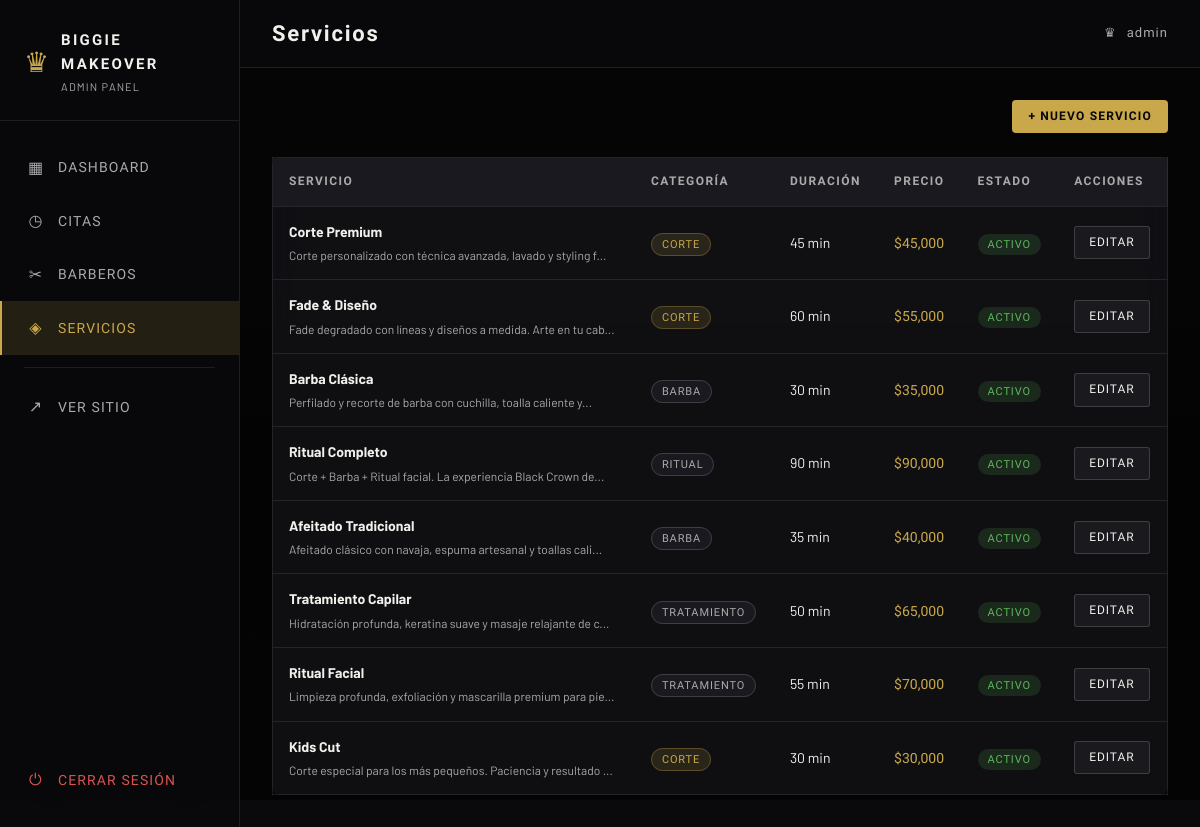
/admin/servicios (signed in), run on the app's committed database.
### models/admin_model.py (models this page shows, shortened)
class Admin(UserMixin, db.Model):
    __tablename__ = 'admins'
    id = db.Column(db.Integer, primary_key=True)
    username = db.Column(db.String(80), unique=True, nullable=False)
    email = db.Column(db.String(120), unique=True, nullable=False)
    password_hash = db.Column(db.String(256), nullable=False)

### models/service_model.py (models this page shows, shortened)
class Service(db.Model):
    __tablename__ = 'services'
    id = db.Column(db.Integer, primary_key=True)
    name = db.Column(db.String(100), nullable=False)
    description = db.Column(db.Text)
    price = db.Column(db.Float, nullable=False)
    duration_minutes = db.Column(db.Integer, default=30, nullable=False)
    category = db.Column(db.String(50), default='corte', nullable=False)
    is_active = db.Column(db.Boolean, default=True, nullable=False)
    created_at = db.Column(db.DateTime, default=db.func.current_timestamp())
    updated_at = db.Column(db.DateTime, default=db.func.current_timestamp(), onupdate=db.func.current_timestamp())
    appointments = db.relationship('Appointment', backref='service', lazy='dynamic')

### routes/admin_routes.py (the view)
@admin_bp.route('/servicios')
@login_required
def services():
    services = Service.query.all()
    return render_template('admin/services.html', services=services)

### models/admin_model.py (called while the page is built)
@login_manager.user_loader
def load_user(user_id):
    return Admin.query.get(int(user_id))

### templates/admin/services.html (shortened to what this page needs)
{% extends "partials/base_admin.html" %}
{% block page_title %}Servicios{% endblock %}
{% block content %}
<div class="page-actions">
    <a href="{{ url_for('admin.new_service') }}" class="btn-primary">+ Nuevo Servicio</a>
</div>
<div class="table-wrap">
    <table class="admin-table">
        <thead>
            <tr>
                <th>Servicio</th>
                <th>Categoría</th>
                <th>Duración</th>
                <th>Precio</th>
                <th>Estado</th>
                <th>Acciones</th>
            </tr>
        </thead>
        <tbody>
            {% for svc in services %}
            <tr>
                <td>
                    <strong>{{ svc.name }}</strong>
                    <p class="td-desc">{{ svc.description[:60] }}...</p>
                </td>
                <td><span class="cat-badge cat-{{ svc.category }}">{{ svc.category }}</span></td>
                <td>{{ svc.duration_minutes }} min</td>
                <td class="td-price">${{ '{:,.0f}'.format(svc.price) }}</td>
                <td>
                    <span class="{% if svc.is_active %}badge-active{% else %}badge-inactive{% endif %}">
                        {% if svc.is_active %}Activo{% else %}Inactivo{% endif %}
                    </span>
                </td>
                <td>
                    <a href="{{ url_for('admin.edit_service', service_id=svc.id) }}" class="btn-edit">Editar</a>
                </td>
            </tr>
            {% else %}
            <tr><td colspan="6" class="empty-td">No hay servicios registrados.</td></tr>
            {% endfor %}
        </tbody>
    </table>
</div>
{% endblock %}

### templates/partials/base_admin.html (shortened to what this page needs)
<!DOCTYPE html>
<html lang="es">
<head>
    <link rel="stylesheet" href="{{ url_for('static', filename='css/admin.css') }}">
</head>
<body class="admin-body">
<aside class="sidebar" id="sidebar">
    <div class="sidebar-logo">
        <span class="logo-crown">♛</span>
        <div>
            <span class="logo-main">BIGGIE MAKEOVER</span>
            <span class="logo-sub">Admin Panel</span>
        </div>
    </div>
    <nav class="sidebar-nav">
        <a href="{{ url_for('admin.dashboard') }}" class="nav-item {% if request.endpoint == 'admin.dashboard' %}active{% endif %}">
            <span class="nav-icon">▦</span> Dashboard
        </a>
        <a href="{{ url_for('admin.appointments') }}" class="nav-item {% if request.endpoint in ['admin.appointments', 'admin.update_appointment_status'] %}active{% endif %}">
            <span class="nav-icon">◷</span> Citas
        </a>
        <a href="{{ url_for('admin.barbers') }}" class="nav-item {% if 'barber' in request.endpoint %}active{% endif %}">
            <span class="nav-icon">✂</span> Barberos
        </a>
        <a href="{{ url_for('admin.services') }}" class="nav-item {% if 'service' in request.endpoint %}active{% endif %}">
            <span class="nav-icon">◈</span> Servicios
        </a>
        <div class="nav-divider"></div>
        <a href="{{ url_for('client.index') }}" class="nav-item" target="_blank">
            <span class="nav-icon">↗</span> Ver Sitio
        </a>
        <a href="{{ url_for('admin.logout') }}" class="nav-item nav-logout">
            <span class="nav-icon">⏻</span> Cerrar Sesión
        </a>
    </nav>
</aside>
<div class="admin-main">
    <header class="admin-header">
        <h1 class="page-title">{% block page_title %}Dashboard{% endblock %}</h1>
        <div class="header-user">
            <span class="user-badge">♛</span>
            <span>{{ current_user.username }}</span>
        </div>
    </header>
    <div class="admin-content">
        {% block content %}{% endblock %}
    </div>
</div>
</body>
</html>

### data on the page
Admin: username "admin"
Service: name "Corte Premium", description "Corte personalizado con técnica avanzada, lavado y styling f", category "CORTE", duration_minutes "45", price "45,000", is_active "ACTIVO"
Service: name "Fade & Diseño", description "Fade degradado con líneas y diseños a medida. Arte en tu cab", category "CORTE", duration_minutes "60", price "55,000", is_active "ACTIVO"
Service: name "Barba Clásica", description "Perfilado y recorte de barba con cuchilla, toalla caliente y", category "BARBA", duration_minutes "30", price "35,000", is_active "ACTIVO"
Service: name "Ritual Completo", description "Corte + Barba + Ritual facial. La experiencia Black Crown de", category "RITUAL", duration_minutes "90", price "90,000", is_active "ACTIVO"
Service: name "Afeitado Tradicional", description "Afeitado clásico con navaja, espuma artesanal y toallas cali", category "BARBA", duration_minutes "35", price "40,000", is_active "ACTIVO"
Service: name "Tratamiento Capilar", description "Hidratación profunda, keratina suave y masaje relajante de c", category "TRATAMIENTO", duration_minutes "50", price "65,000", is_active "ACTIVO"
Service: name "Ritual Facial", description "Limpieza profunda, exfoliación y mascarilla premium para pie", category "TRATAMIENTO", duration_minutes "55", price "70,000", is_active "ACTIVO"
Service: name "Kids Cut", description "Corte especial para los más pequeños. Paciencia y resultado", category "CORTE", duration_minutes "30", price "30,000", is_active "ACTIVO"
